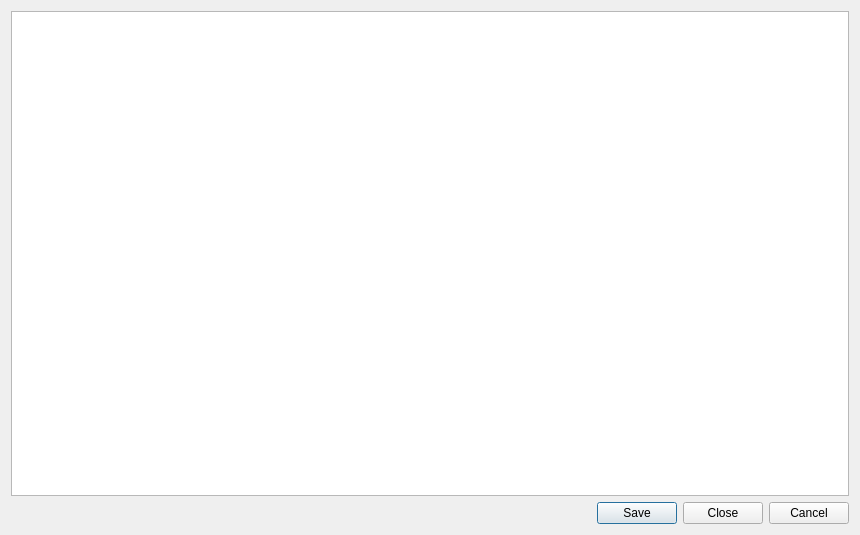
<?xml version="1.0" encoding="UTF-8"?>
<ui version="4.0">
 <class>Editor</class>
 <widget class="QDialog" name="Editor">
  <property name="geometry">
   <rect>
    <x>0</x>
    <y>0</y>
    <width>860</width>
    <height>535</height>
   </rect>
  </property>
  <property name="windowTitle">
   <string>Dialog</string>
  </property>
  <layout class="QVBoxLayout" name="verticalLayout">
   <item>
    <widget class="QPlainTextEdit" name="textArea"/>
   </item>
   <item>
    <layout class="QHBoxLayout" name="horizontalLayout">
     <item>
      <spacer name="horizontalSpacer">
       <property name="orientation">
        <enum>Qt::Horizontal</enum>
       </property>
       <property name="sizeHint" stdset="0">
        <size>
         <width>40</width>
         <height>20</height>
        </size>
       </property>
      </spacer>
     </item>
     <item>
      <widget class="QPushButton" name="save">
       <property name="text">
        <string>Save</string>
       </property>
      </widget>
     </item>
     <item>
      <widget class="QPushButton" name="close">
       <property name="text">
        <string>Close</string>
       </property>
      </widget>
     </item>
     <item>
      <widget class="QPushButton" name="cancel">
       <property name="text">
        <string>Cancel</string>
       </property>
      </widget>
     </item>
    </layout>
   </item>
  </layout>
 </widget>
 <resources/>
 <connections/>
</ui>
